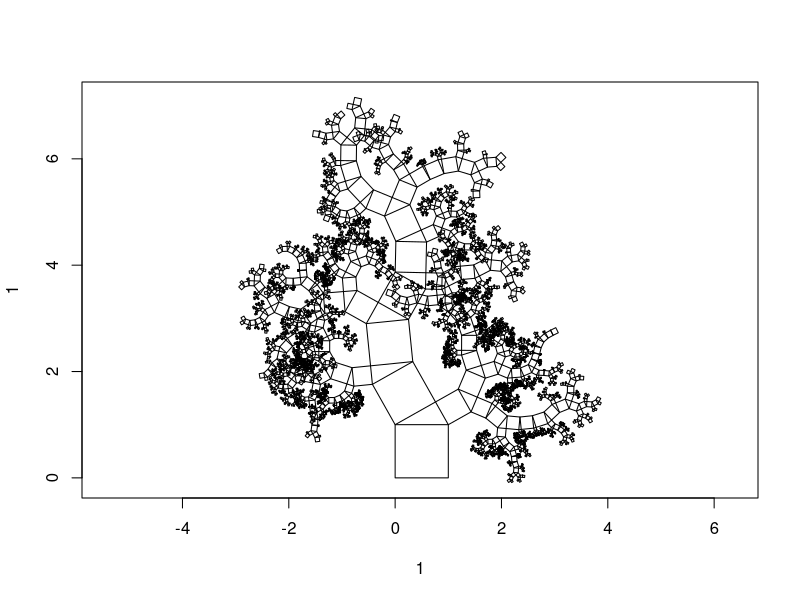

Write R code to recreate this figure.
#This program generates a Pythagoras tree with a randomly varying branching ratio at each bifurcation point

rotationMatrix2D = function(rad) matrix(c(cos(rad),-sin(rad),sin(rad),cos(rad)),2,2)

generatePythagorasTree <- function(maxLevel = 10, p = 0.5, random_p = FALSE){
  generateTreeRec <- function(level, anchor, angle, base, side){
    baseCube = matrix(c(0,0,1,1,0,1,1,0), 4, 2) * base
    R = rotationMatrix2D(angle)
    
    newCube = t((R %*% t(baseCube)) + anchor)
    
    if(level == maxLevel){
      return(as.vector(newCube))
    }else{
      if(random_p) p = runif(1)
      angle_left = asin(sqrt(1-p))
      angle_right = asin(sqrt(p))
      base_left = base*sqrt(p)
      base_right = base*sqrt(1-p)
      
      return( rbind(as.vector(newCube), 
                    generateTreeRec(level + 1, newCube[2 + side,], 
                                    angle + ifelse(side==0, -angle_left, pi/2 - angle_left), 
                                    base_left, 0),
                    generateTreeRec(level + 1, newCube[3 + side,], 
                                    angle + ifelse(side==0, -pi/2 + angle_right, angle_right), 
                                    base_right, 1)))
    } 
  }
  
  return(generateTreeRec(level=0, anchor=c(0,0), angle=0, base=1, side=0))
}

plotTree = function(tree){
  plot(1, 1, type="n", xlim = range(tree[,1:4]), ylim = range(tree[,5:8]), asp=1)
  for (i in 1:nrow(tree)){
    lines(tree[i,c(1:4,1)], tree[i,c(5:8,5)])
  }
}

tree = generatePythagorasTree(13, p=0.5, random_p = T)
plotTree(tree)
